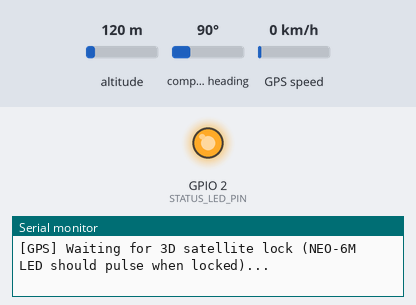
Bench run of a sketch on a simulated ESP32. On the bench: output pins drawn as LEDs (lit = HIGH), the last lines printed to the serial monitor. Inputs (shaded band) come from the test bench; at power-on: altitude 120 m, compass heading 90°, GPS speed 0 km/h. WiFi joins after 1.5 s; servers stay silent unless stated; uploads are accepted with an empty reply; the GPS gets a fix after 3 s at 37.7749, -122.4194 with 8 satellites.

Above: at 4.3 s.
At 9.22 s:
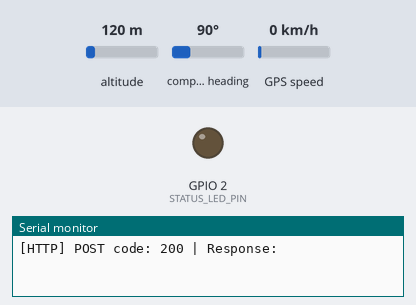
Timing chart, 0 to 9.5 s (numbered marks = the images above):
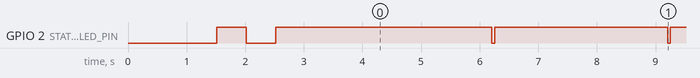

Measured:
- by itself, GPIO 2 (STATUS_LED_PIN): goes LOW 0.50 s, HIGH 3.7 s, 41 × (LOW 0.05 s, HIGH 3.0 s), LOW 0.05 s, then HIGH

The sketch:

esp32_gps_tracker.ino
```cpp
/**
 * ORBIT GPS — Smart IoT Tracker Firmware
 * Hardware: ESP32-WROOM-32 + u-blox NEO-6M GPS Module
 *
 * Hardware Wiring:
 * -------------------------------------------------------------
 * ESP32 GPIO 16 (RX2) <---> NEO-6M TX
 * ESP32 GPIO 17 (TX2) <---> NEO-6M RX
 * ESP32 GND           <---> NEO-6M GND
 * ESP32 3.3V or 5V    <---> NEO-6M VCC (Check your breakout: 3.3V-5V compatible)
 * -------------------------------------------------------------
 *
 * Required Arduino IDE Libraries:
 * - TinyGPSPlus by Mikal Hart (install via Arduino Library Manager)
 * - WiFi (built-in ESP32 core)
 * - HTTPClient (built-in ESP32 core)
 */

#include <WiFi.h>
#include <HTTPClient.h>
#include <HardwareSerial.h>
#include <TinyGPSPlus.h>

// If config.h exists, use it; otherwise fallback to default credentials
#if __has_include("config.h")
  #include "config.h"
#else
  const char* WIFI_SSID            = "YOUR_WIFI_SSID";
  const char* WIFI_PASSWORD        = "YOUR_WIFI_PASSWORD";
  const char* SERVER_TELEMETRY_URL = "http://192.168.1.100:5000/api/telemetry";
  const char* DEVICE_ID            = "ESP32-ORBIT-01";
  const char* DEVICE_TOKEN         = "orbit_secret_token_2026";
  #define GPS_RX_PIN 16
  #define GPS_TX_PIN 17
  #define GPS_BAUD_RATE 9600
  #define STATUS_LED_PIN 2
  const unsigned long TELEMETRY_INTERVAL_MS = 3000;
#endif

// GPS parser and HardwareSerial instance on UART2
TinyGPSPlus gps;
HardwareSerial SerialGPS(2);

// Timing and state tracking
unsigned long lastTelemetryTime = 0;
unsigned long lastWifiAttempt = 0;
int wifiRetryBackoffMs = 5000;
unsigned long totalSentPackets = 0;
unsigned long totalDroppedPackets = 0;

void setup() {
  Serial.begin(115200);
  delay(1000);

  Serial.println("\n===========================================");
  Serial.println("   ORBIT GPS // Smart IoT Tracker v1.0    ");
  Serial.println("===========================================");
  Serial.printf("Device ID: %s\n", DEVICE_ID);
  Serial.printf("GPS UART: RX=%d, TX=%d @ %d baud\n", GPS_RX_PIN, GPS_TX_PIN, GPS_BAUD_RATE);

  // Initialize status LED
  pinMode(STATUS_LED_PIN, OUTPUT);
  digitalWrite(STATUS_LED_PIN, LOW);

  // Initialize HardwareSerial for NEO-6M GPS on UART2
  SerialGPS.begin(GPS_BAUD_RATE, SERIAL_8N1, GPS_RX_PIN, GPS_TX_PIN);

  // Connect to Wi-Fi
  connectToWiFi();
}

void loop() {
  // Feed incoming GPS NMEA bytes continuously to TinyGPSPlus
  while (SerialGPS.available() > 0) {
    char c = SerialGPS.read();
    gps.encode(c);
  }

  // Handle Wi-Fi reconnection if dropped
  if (WiFi.status() != WL_CONNECTED) {
    if (millis() - lastWifiAttempt > (unsigned long)wifiRetryBackoffMs) {
      Serial.println("[WIFI] Connection lost. Attempting reconnect...");
      lastWifiAttempt = millis();
      WiFi.reconnect();
      // Exponential backoff up to 30 seconds
      wifiRetryBackoffMs = min(wifiRetryBackoffMs * 2, 30000);
    }
    digitalWrite(STATUS_LED_PIN, LOW);
  } else {
    wifiRetryBackoffMs = 5000; // Reset backoff on healthy connection
  }

  // Periodic Telemetry Transmission
  if (millis() - lastTelemetryTime >= TELEMETRY_INTERVAL_MS) {
    lastTelemetryTime = millis();
    transmitTelemetry();
  }
}

void connectToWiFi() {
  Serial.printf("[WIFI] Connecting to SSID: %s\n", WIFI_SSID);
  WiFi.mode(WIFI_STA);
  WiFi.begin(WIFI_SSID, WIFI_PASSWORD);

  int attempts = 0;
  while (WiFi.status() != WL_CONNECTED && attempts < 25) {
    delay(500);
    Serial.print(".");
    digitalWrite(STATUS_LED_PIN, !digitalRead(STATUS_LED_PIN)); // Blink while connecting
    attempts++;
  }

  if (WiFi.status() == WL_CONNECTED) {
    digitalWrite(STATUS_LED_PIN, HIGH);
    Serial.println("\n[WIFI] Connected successfully!");
    Serial.printf("[WIFI] IP Address: %s\n", WiFi.localIP().toString().c_str());
    Serial.printf("[WIFI] Signal Strength (RSSI): %d dBm\n", WiFi.RSSI());
  } else {
    digitalWrite(STATUS_LED_PIN, LOW);
    Serial.println("\n[WIFI] Initial connection timed out. Will retry in background loop.");
  }
}

void transmitTelemetry() {
  // Check if GPS location fix is available and valid
  bool fixValid = gps.location.isValid() && gps.location.age() < 5000;
  double latitude = fixValid ? gps.location.lat() : 0.0;
  double longitude = fixValid ? gps.location.lng() : 0.0;
  double speedKmh = gps.speed.isValid() ? gps.speed.kmph() : 0.0;
  double altitudeMeters = gps.altitude.isValid() ? gps.altitude.meters() : 0.0;
  int satellites = gps.satellites.isValid() ? gps.satellites.value() : 0;
  double heading = gps.course.isValid() ? gps.course.deg() : 0.0;

  // Diagnostics to USB Serial
  Serial.printf("[GPS] Fix: %s | Sats: %d | Lat: %.6f, Lng: %.6f | Speed: %.1f km/h | Alt: %.1fm\n",
    fixValid ? "LOCK" : "SEARCHING",
    satellites, latitude, longitude, speedKmh, altitudeMeters
  );

  // Do not transmit empty/invalid (0,0) locations unless reporting fix status
  if (!fixValid) {
    Serial.println("[GPS] Waiting for 3D satellite lock (NEO-6M LED should pulse when locked)...");
    return;
  }

  // Reject Null Island
  if (abs(latitude) < 0.0001 && abs(longitude) < 0.0001) {
    Serial.println("[GPS] Rejecting invalid (0,0) coordinate.");
    return;
  }

  if (WiFi.status() != WL_CONNECTED) {
    Serial.println("[NET] Cannot transmit: Wi-Fi offline.");
    totalDroppedPackets++;
    return;
  }

  // Construct JSON payload
  // Estimate epoch or transmit device timestamp
  unsigned long timestampMs = millis();

  char payload[512];
  snprintf(payload, sizeof(payload),
    "{\"device_id\":\"%s\",\"token\":\"%s\",\"lat\":%.6f,\"lng\":%.6f,\"speed\":%.2f,\"altitude\":%.2f,\"satellites\":%d,\"fix\":true,\"heading\":%.1f,\"timestamp\":%lu}",
    DEVICE_ID, DEVICE_TOKEN, latitude, longitude, speedKmh, altitudeMeters, satellites, heading, timestampMs
  );

  HTTPClient http;
  http.begin(SERVER_TELEMETRY_URL);
  http.addHeader("Content-Type", "application/json");
  http.addHeader("X-Device-Token", DEVICE_TOKEN);
  http.setTimeout(4000);

  int httpResponseCode = http.POST(payload);

  if (httpResponseCode > 0) {
    Serial.printf("[HTTP] POST code: %d | Response: %s\n", httpResponseCode, http.getString().c_str());
    totalSentPackets++;
    // Flash LED quickly to confirm packet dispatch
    digitalWrite(STATUS_LED_PIN, LOW);
    delay(50);
    digitalWrite(STATUS_LED_PIN, HIGH);
  } else {
    Serial.printf("[HTTP] POST failed. Error code: %d (%s)\n", httpResponseCode, http.errorToString(httpResponseCode).c_str());
    totalDroppedPackets++;
  }

  http.end();
}
```

config.example.h
```cpp
/**
 * ORBIT GPS — Hardware Configuration Template
 * Rename or copy this file to 'config.h' in your firmware directory.
 *
 * IMPORTANT:
 * 1. Put your actual Wi-Fi credentials here.
 * 2. Use your laptop's Local Area Network (LAN) IP (e.g., http://192.168.1.150:5000/api/telemetry),
 *    NEVER 'localhost' or '127.0.0.1', because the ESP32 is a separate device on the network.
 * 3. Never commit 'config.h' with real credentials to public git repositories.
 */

#ifndef ORBIT_CONFIG_H
#define ORBIT_CONFIG_H

// --- Wi-Fi Settings ---
const char* WIFI_SSID     = "YOUR_WIFI_SSID";
const char* WIFI_PASSWORD = "YOUR_WIFI_PASSWORD";

// --- ORBIT Backend Server Endpoint ---
// Replace with your laptop's IPv4 address from 'ipconfig' (Windows) or 'ifconfig' (Mac/Linux)
const char* SERVER_TELEMETRY_URL = "http://192.168.1.100:5000/api/telemetry";

// --- Device Authentication ---
const char* DEVICE_ID   = "ESP32-ORBIT-01";
const char* DEVICE_TOKEN = "orbit_secret_token_2026"; // Must match DEVICE_AUTH_TOKEN in backend

// --- Hardware Pin Definitions for ESP32 ---
// GPS NEO-6M UART Pins:
#define GPS_RX_PIN 16 // ESP32 GPIO 16 (RX2) connects to NEO-6M TX
#define GPS_TX_PIN 17 // ESP32 GPIO 17 (TX2) connects to NEO-6M RX
#define GPS_BAUD_RATE 9600 // Standard factory baud rate for u-blox NEO-6M

// Optional onboard status LED (GPIO 2 on most ESP32 Dev Boards)
#define STATUS_LED_PIN 2

// Telemetry transmit interval (in milliseconds)
const unsigned long TELEMETRY_INTERVAL_MS = 3000; // 3 seconds

#endif // ORBIT_CONFIG_H
```
